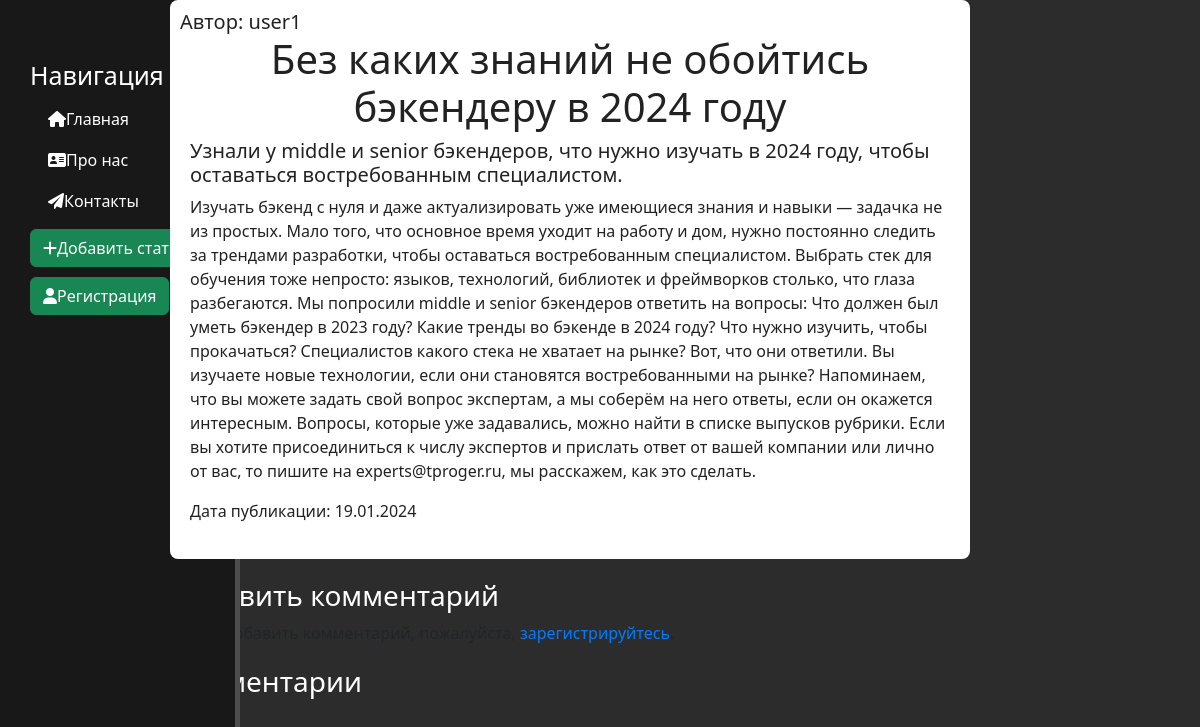
The page /detal/26/ on the database its author committed.
### mainblog/models.py (models this page shows)
class Article(models.Model):
    author = models.ForeignKey(User, on_delete=models.CASCADE, verbose_name='Автор', editable=False)
    title = models.CharField('Название', max_length=50, default='')
    anons = models.CharField('Анонс', max_length=250)
    img = models.ImageField('Кртинка')
    ll_text = models.TextField('Статья')
    date = models.DateTimeField('Дата публикации', auto_now_add=True)

### mainblog/views.py (the view)
# urls.py: path('detal/<int:pk>/', views.DetalView.as_view(), name='detal'),
class DetalView(DetailView):
    model = Article
    template_name = 'Detal.html'
    context_object_name = 'object'

### templates/Detal.html (shortened to what this page needs)
{% load static %}
<!DOCTYPE html>
<html lang="en">
<head>
    <link rel="stylesheet" type="text/css" href="{% static 'detal.css' %}">
     <link href="https://cdn.jsdelivr.net/npm/bootstrap@5.3.2/dist/css/bootstrap.min.css" rel="stylesheet">
    <link rel="stylesheet" href="https://use.fontawesome.com/releases/v6.0.0/css/all.css">
</head>
<body>
  <aside>
    <h3>Навигация</h3>
    <ul>
      <a href="{% url 'stat'%}"><li><i class="fa-solid fa-house"></i>Главная</li></a>
      <a href="{% url 'about'%}"><li><i class="fa-solid fa-address-card"></i>Про нас</li></a>
      <a href="{% url 'contact'%}"><li><i class="fa-solid fa-paper-plane"></i>Контакты</li></a>
    </ul>
      <div class="button-container">
          <a href="{% url 'add_article'%}"><button class="btn btn-success" type="submit"><i class="fa-sharp fa-solid fa-plus"></i>Добавить статью</button></a>
      </div>
<div class="button-container">
    {% if user.is_authenticated %}
        <a href="{% url 'logout' %}?next={% url 'stat' %}"><button class="btn btn-success" type="submit"><i class="fa-solid fa-sign-out-alt"></i>Выйти</button></a>
    {% else %}
        <a href="{% url 'register' %}"><button class="btn btn-success" type="submit"><i class="fa-solid fa-user"></i>Регистрация</button></a>
    {% endif %}
</div>
  </aside>
<div class="content" style="margin-right: 230px; ">
    <div class="stat" >
        <h5 class="author-info">Автор: {{ object.author.username }}</h5>
        <h1 style="margin-top: 15px;">{{ object.title }}</h1>
        <h5>{{ object.anons }}</h5>
        <p>{{ object.ll_text }}</p>
        <p>Дата публикации: {{ object.date|date:"d.m.Y" }}</p>
</div>
    <div class="add-comment-form"  >
        <h3 class="commtx">Добавить комментарий</h3>
        {% if user.is_authenticated %}
            <form method="post" action="{% url 'add_comment' object.id %}">
                {% csrf_token %}
                <textarea name="text" rows="4" placeholder="Введите ваш комментарий" required></textarea><br>
                <button  class="btn btn-success">Добавить комментарий</button>
            </form>
        {% else %}
            <p>Чтобы добавить комментарий, пожалуйста, <a class="register-link" href="{% url 'register' %}">зарегистрируйтесь</a>.</p>
        {% endif %}
    </div>
    <div class="comments-section">
        <h3 class="commtx">Комментарии</h3>
    </div>
</body>
</html>

### static/detal.css (style rules this page uses)
body { margin: 20px; font-family: 'Montserrat', sans-serif; background-image: url('static/img/img1.jpg'); background-color: #2c2c2c !important; }
aside { position: fixed; float: left; background: #181818; wight: 25%; padding: 2.5%; height: 100vh; color: #fff; border-right: 5px solid #4d4d4d; }
aside h3 { margin-top: 30px; font-size: 25px; }
aside ul { list-style: none }
aside ul li { color: #fff; display: block; margin-top: 17px; transition: all .6s ease; margin-left: -14px; }
.button-container { margin-bottom: 10px; }
button { margin-top: 17px; }
.content { max-width: 800px; margin: 0 auto; }
.stat { background-color: #fff; padding: 20px; border-radius: 8px; margin-bottom: 20px; position: relative; color: #222; }
.author-info { position: absolute; top: 10px; left: 10px; }
.commtx { color: #fff; }
.stat h1 { color: #222; text-align: center; }
.comments-section { margin-top: 20px; margin-right: 20px; }
.add-comment-form { margin-top: 20px; }
.register-link { color: #007bff; }

### templates/Detal.html (style rules this page uses)
a { text-decoration: none; }

### rows shown on the page
Article: author.username "user1", title "Без каких знаний не обойтись бэкендеру в 2024 году", anons "Узнали у middle и senior бэкендеров, что нужно изучать в 2024 году, чтобы оставаться востребованным специалистом.", ll_text "Изучать бэкенд с нуля и даже актуализировать уже имеющиеся знания и навыки — задачка не из простых. Мало того, что основное время уходит на работу и дом, нужно постоянно следить за трендами разработки, чтобы оставаться востребованным специалистом. Выбрать стек для обучения тоже непросто: языков, технологий, библиотек и фреймворков столько, что глаза разбегаются. Мы попросили middle и senior бэкендеров ответить на вопросы: Что должен был уметь бэкендер в 2023 году? Какие тренды во бэкенде в 2024 году? Что нужно изучить, чтобы прокачаться? Специалистов какого стека не хватает на рынке? Вот, что они ответили. Вы изучаете новые технологии, если они становятся востребованными на рынке?…", date "19.01.2024"
